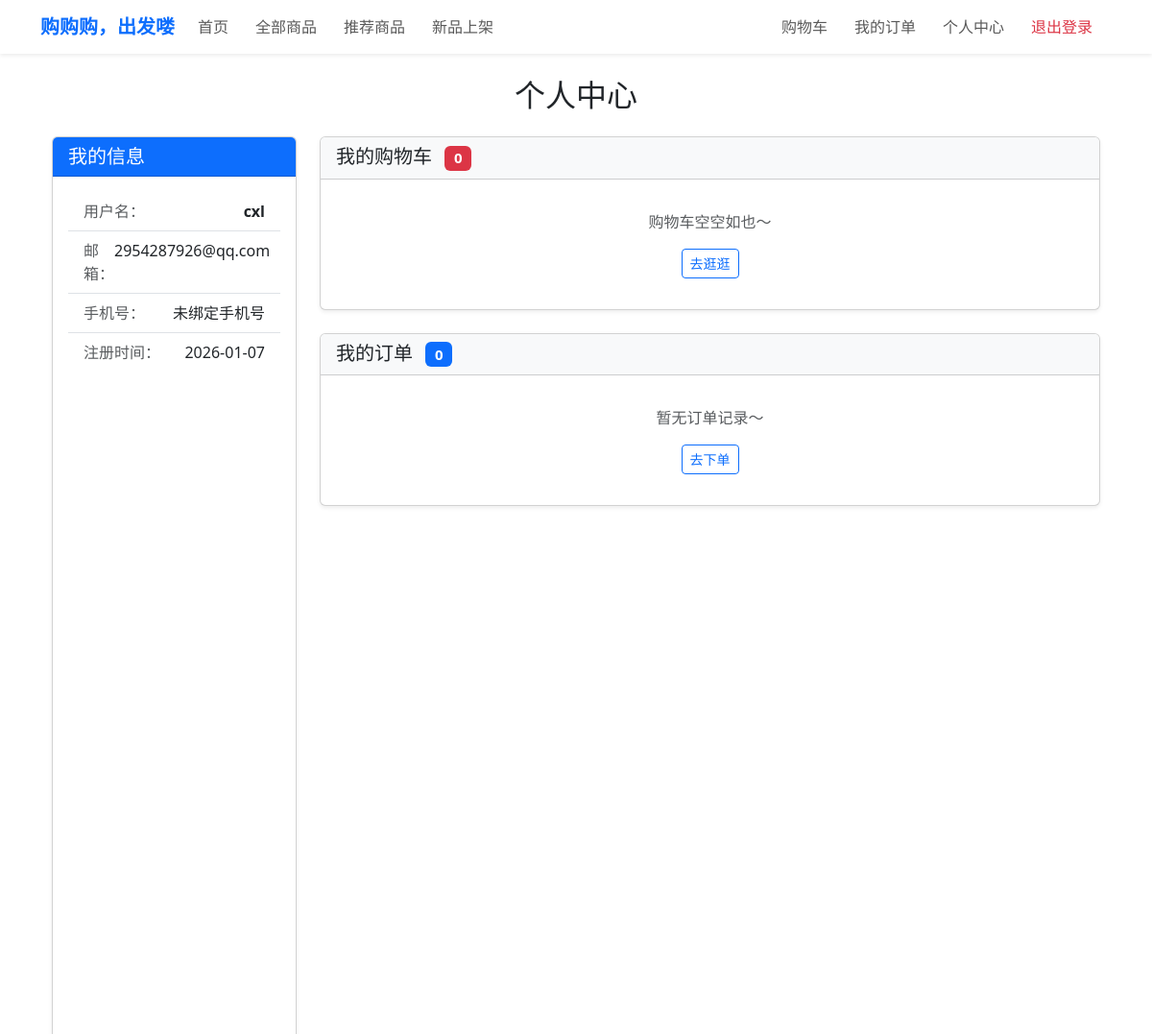
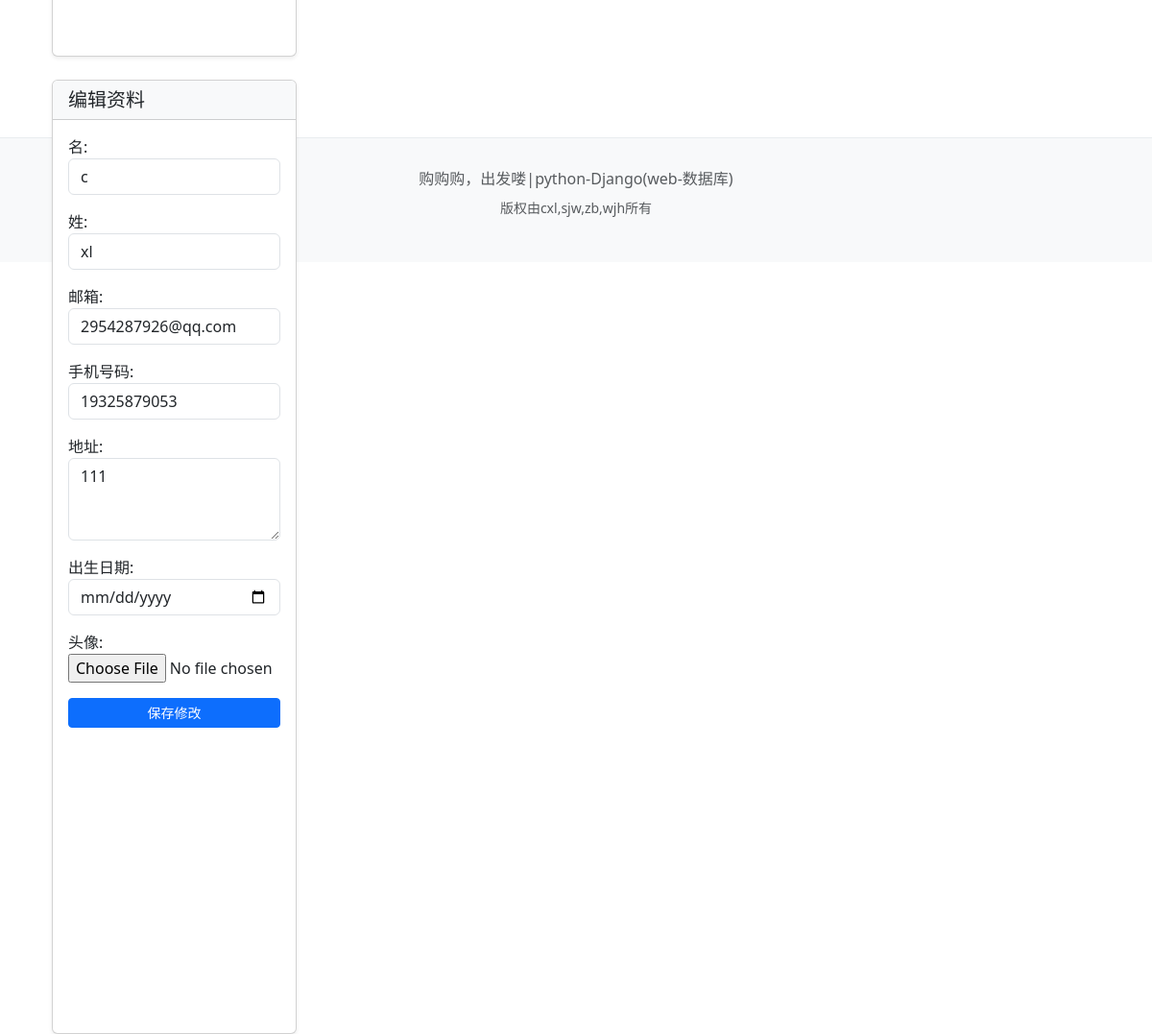
/users/profile/ (signed in), run on the app's committed database (2 pictures, top to bottom).
### users/models.py (models this page shows, shortened)
class CustomUser(AbstractUser):
    phone_number = models.CharField(
        '手机号码',  # 字段标签
        max_length=15,  # 最大长度
        blank=True,  # 允许为空
        null=True,  # 允许数据库NULL值
        unique=True  # 唯一约束
    )
    address = models.TextField(
        '地址',  # 字段标签
        max_length=200,  # 最大长度
        blank=True,  # 允许为空
        null=True  # 允许数据库NULL值
    )
    date_of_birth = models.DateField(
        '出生日期',  # 字段标签
        blank=True,  # 允许为空
        null=True  # 允许数据库NULL值
    )
    profile_picture = models.ImageField(
        '头像',  # 字段标签
        upload_to='profile_pics/',  # 上传路径
        blank=True,  # 允许为空
        null=True  # 允许数据库NULL值
    )
    class Meta:
        verbose_name = '用户'  # 单数名称
        verbose_name_plural = '用户'  # 复数名称
        ordering = ['-date_joined']  # 默认按注册时间降序

### users/views.py (the view)
# urls.py: path('profile/', views.profile, name='profile'),
@login_required
def profile(request):
    if request.method == 'POST':  # 处理POST请求（更新个人资料）
        form = ProfileUpdateForm(request.POST, request.FILES, instance=request.user)  # 实例化表单
        if form.is_valid():  # 表单验证通过
            form.save()  # 保存更新
            messages.success(request, '个人资料已更新！')  # 成功消息
            return redirect('users:profile')  # 重定向回个人中心
    else:
        form = ProfileUpdateForm(instance=request.user)  # 创建表单实例
    user_info = {
        'username': request.user.username,
        'email': request.user.email or '未绑定邮箱',
        'phone': getattr(request.user, 'phone', '未绑定手机号'),
        'date_joined': request.user.date_joined.strftime('%Y-%m-%d'),  # 注册时间
    }
    cart, created = Cart.objects.get_or_create(user=request.user)
    cart_info = {
        'items': cart.items.all(),  # 购物车商品列表
        'total_price': cart.total_price(),  # 购物车总价（调用你模型的方法）
        'item_count': cart.item_count(),  # 购物车商品数量（调用你模型的方法）
    }
    orders = Order.objects.filter(user=request.user).order_by('-created_at')[:5]
    all_orders_count = Order.objects.filter(user=request.user).count()  # 订单总数
    context = {
        'form': form,  # 原有：个人资料表单
        'user_info': user_info,  # 新增：用户基础信息
        'cart_info': cart_info,  # 新增：购物车信息
        'recent_orders': orders,  # 新增：最近订单
        'all_orders_count': all_orders_count,  # 新增：订单总数
    }
    return render(request, 'users/profile.html', context)  # 渲染个人中心模板

### users/forms.py (shortened to what this page needs)
class ProfileUpdateForm(forms.ModelForm):
    class Meta:
        model = CustomUser  # 关联自定义用户模型
        fields = ['first_name', 'last_name', 'email', 'phone_number', 'address', 'date_of_birth', 'profile_picture']
        widgets = {
            'first_name': forms.TextInput(attrs={'class': 'form-control'}),
            'last_name': forms.TextInput(attrs={'class': 'form-control'}),
            'email': forms.EmailInput(attrs={'class': 'form-control'}),
            'phone_number': forms.TextInput(attrs={'class': 'form-control'}),
            'address': forms.Textarea(attrs={'class': 'form-control', 'rows': 3}),
            'date_of_birth': forms.DateInput(attrs={'class': 'form-control', 'type': 'date'}),
        }
        labels = {
            'first_name': '名',
            'last_name': '姓',
            'email': '邮箱',
            'phone_number': '手机号码',
            'address': '地址',
            'date_of_birth': '出生日期',
            'profile_picture': '头像',
        }

### cart/models.py (called while the page is built)
    def total_price(self):
        total = Decimal('0.00')  # 初始化总金额为0，Decimal类型保证精度
        try:
            for item in self.items.all():
                item_total = item.total_price()
                if isinstance(item_total, (int, float)):
                    item_total = Decimal(str(item_total))
                total += item_total
        except Exception as e:
            print(f"计算购物车总金额出错：{e}")
            total = Decimal('0.00')
        return total

    def item_count(self):
        total_quantity = 0
        try:
            for item in self.items.all():
                total_quantity += item.quantity
        except Exception as e:
            print(f"计算购物车商品总数出错：{e}")
            total_quantity = 0
        return total_quantity

### users/templates/users/profile.html (shortened to what this page needs)
{% extends 'base.html' %}
{% load cart_tags %}
{% block content %}
<div class="container mt-4">
    <h2 class="mb-4 text-center">
         个人中心
    </h2>
    <div class="row">
        <div class="col-md-3 mb-4">
            <div class="card shadow-sm mb-4 h-100">
                <div class="card-header bg-primary text-white">
                    <h5 class="mb-0">我的信息</h5>
                </div>
                <div class="card-body">
                    <ul class="list-group list-group-flush">
                        <li class="list-group-item d-flex justify-content-between">
                            <span class="text-muted">用户名：</span>
                            <strong>{{ user_info.username }}</strong>
                        </li>
                        <li class="list-group-item d-flex justify-content-between">
                            <span class="text-muted">邮箱：</span>
                            <span>{{ user_info.email }}</span>
                        </li>
                        <li class="list-group-item d-flex justify-content-between">
                            <span class="text-muted">手机号：</span>
                            <span>{{ user_info.phone }}</span>
                        </li>
                        <li class="list-group-item d-flex justify-content-between">
                            <span class="text-muted">注册时间：</span>
                            <span>{{ user_info.date_joined }}</span>
                        </li>
                    </ul>
                </div>
            </div>
            <div class="card shadow-sm h-100">
                <div class="card-header bg-light">
                    <h5 class="mb-0">编辑资料</h5>
                </div>
                <div class="card-body">
                    <form method="POST" enctype="multipart/form-data">
                        {{ form.as_p }}
                        <button type="submit" class="btn btn-primary btn-sm w-100">保存修改</button>
                    </form>
                </div>
            </div>
        </div>
        <div class="col-md-9">
            <div class="card shadow-sm mb-4">
                <div class="card-header bg-light">
                    <h5 class="mb-0">
                         我的购物车
                        <span class="badge bg-danger ms-2">{{ cart_info.item_count }}</span>
                    </h5>
                </div>
                <div class="card-body">
                    {% if cart_info.items %}
                        <div class="table-responsive">
                            <table class="table table-hover">
                                <thead>
                                    <tr>
                                        <th>商品</th>
                                        <th>单价</th>
                                        <th>数量</th>
                                        <th>小计</th>
                                    </tr>
                                </thead>
                                <tbody>
                                    {% for item in cart_info.items %}
                                        <tr>
                                            <td>{{ item.product.name }}</td>
                                            <td>¥{{ item.product.price }}</td>
                                            <td>{{ item.quantity }}</td>
                                            <td>¥{{ item.product.price|mul:item.quantity }}</td>
                                        </tr>
                                    {% endfor %}
                                </tbody>
                                <tfoot>
                                    <tr class="fw-bold">
                                        <td colspan="3" class="text-end">总价：</td>
                                        <td>¥{{ cart_info.total_price }}</td>
                                    </tr>
                                </tfoot>
                            </table>
                        </div>
                        <a href="{% url 'cart:cart_detail' %}" class="btn btn-primary btn-sm">去购物车结算</a>
                    {% else %}
                        <div class="text-center py-3">
                            <p class="text-muted">购物车空空如也～</p>
                            <a href="{% url 'products:product_list' %}" class="btn btn-outline-primary btn-sm">去逛逛</a>
                        </div>
                    {% endif %}
                </div>
            </div>
            <div class="card shadow-sm">
                <div class="card-header bg-light">
                    <h5 class="mb-0">
                         我的订单
                        <span class="badge bg-primary ms-2">{{ all_orders_count }}</span>
                    </h5>
                </div>
                <div class="card-body">
                    {% if recent_orders %}
                        <div class="list-group">
                            {% for order in recent_orders %}
                                <a href="{% url 'orders:order_detail' order.id %}" class="list-group-item list-group-item-action mb-2">
                                    <div class="d-flex justify-content-between align-items-center">
                                        <h6 class="mb-0">订单 #{{ order.id }}</h6>
                                        <span class="badge bg-{% if order.status == 'pending' %}warning{% elif order.status == 'paid' %}primary{% elif order.status == 'delivered' %}success{% else %}danger{% endif %}">
                                            {{ order.get_status_display }}
                                        </span>
                                    </div>
                                    <small class="text-muted">创建时间：{{ order.created_at|date:"Y-m-d H:i" }}</small>
                                    <p class="mb-0 mt-1">总价：¥{{ order.total_price }} | 商品数：{{ order.items.count }}件</p>
                                </a>
                            {% endfor %}
                        </div>
                        {% if all_orders_count > 5 %}
                            <a href="{% url 'orders:order_list' %}" class="btn btn-outline-primary btn-sm mt-3">查看全部订单</a>
                        {% endif %}
                    {% else %}
                        <div class="text-center py-3">
                            <p class="text-muted">暂无订单记录～</p>
                            <a href="{% url 'products:product_list' %}" class="btn btn-outline-primary btn-sm">去下单</a>
                        </div>
                    {% endif %}
                </div>
            </div>
        </div>
    </div>
</div>
{% endblock %}

### data on the page
CustomUser: username "cxl", email "2954287926@qq.com", first_name "c", last_name "xl", phone_number "19325879053", address "111"

### other printed values
{{ user_info.phone }} "未绑定手机号"
{{ user_info.date_joined }} "2026-01-07"
{{ cart_info.item_count }} "0"
{{ all_orders_count }} "0"
